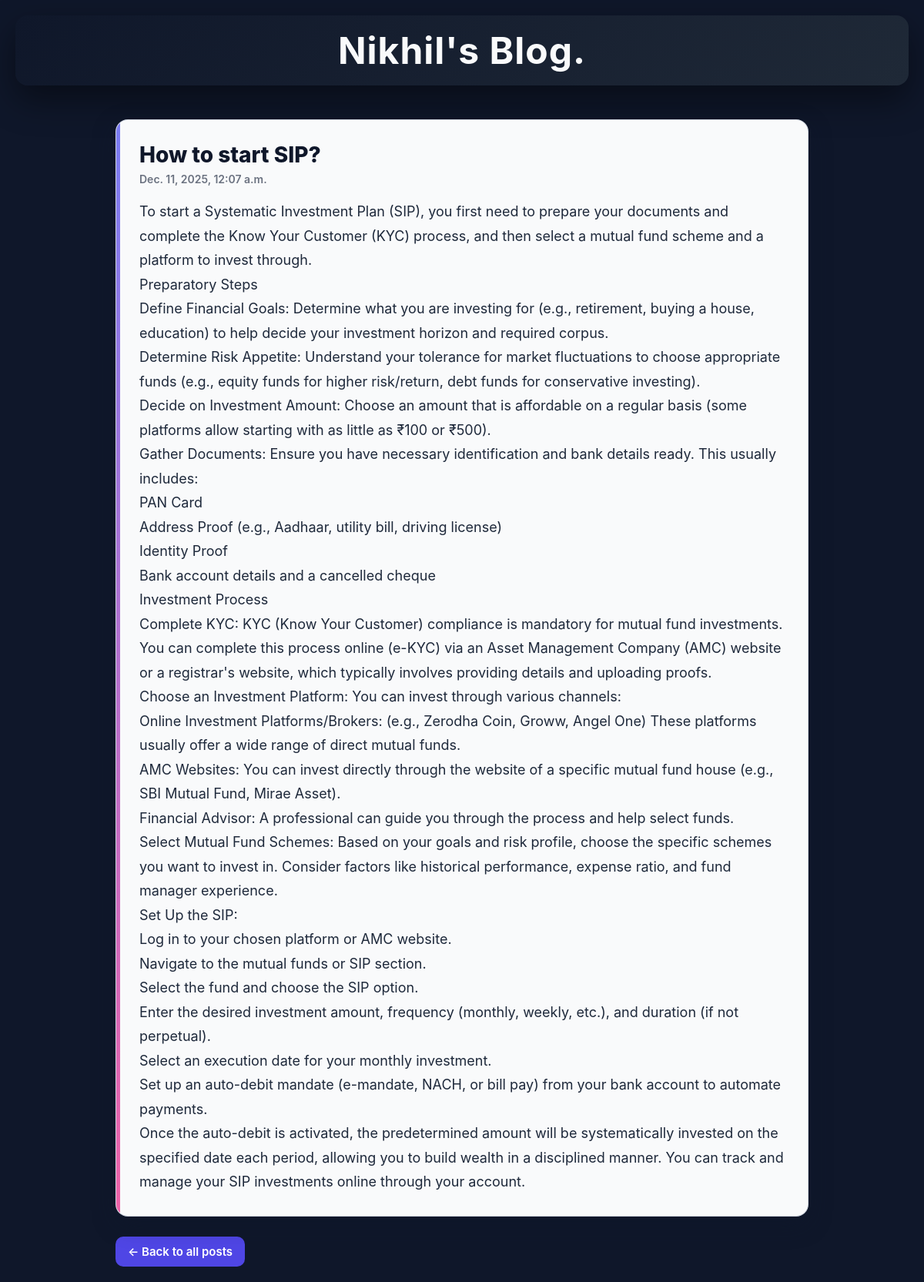
The app's page /post/4 with its own data.
### posts/models.py (models this page shows)
class Post(models.Model):
    title=models.CharField(max_length=100)
    body=models.CharField(max_length=1000000)
    created_at=models.DateTimeField(default=datetime.now,blank=True)

### posts/views.py (the view)
# urls.py: path('post/<str:pk>',views.post_detail,name='post'),
def post_detail(request,pk):
    posts_detail=Post.objects.get(id=pk)
    return render(request,'post.html',{'posts_detail':posts_detail})

### templates/post.html (shortened to what this page needs)
<!DOCTYPE html>
<html>
<head>
</head>
<body>
<div class="header">
  <h2>Nikhil's Blog.</h2>
</div>
<div class="row">
  <div class="leftcolumn">
    <div class="card">
      <h2>{{posts_detail.title}}</h2>
      <h5>{{posts_detail.created_at}}</h5>
      <p>{{posts_detail.body}}</p>
    </div>
    <a href="/" class="back-button">← Back to all posts</a>
  </div>
</div>
</body>
</html>

### templates/post.html (style rules this page uses)
* { box-sizing: border-box; margin: 0; padding: 0; }
body { font-family: -apple-system, BlinkMacSystemFont, "Segoe UI", Arial, sans-serif; padding: 20px; background: #0f172a; }
.row { max-width: 900px; margin: 0 auto; }
.header { padding: 16px 24px; font-size: 32px; text-align: center; background: linear-gradient(135deg, #0f172a, #1f2937); color: #f9fafb; border-radius: 16px; box-shadow: 0 18px 45px rgba(0, 0, 0, 0.45); letter-spacing: 1px; }
.leftcolumn { float: left; width: 100%; margin-top: 24px; }
.card { background-color: #f9fafb; padding: 28px 30px; margin-top: 20px; border-radius: 16px; box-shadow: 0 10px 30px rgba(15, 23, 42, 0.35); border: 1px solid rgba(148, 163, 184, 0.4); position: relative; overflow: hidden; }
.card::before { content: ""; position: absolute; left: 0; top: 0; height: 100%; width: 5px; background: linear-gradient(180deg, #6366f1, #ec4899); opacity: 0.85; }
.card h2 { margin-bottom: 6px; font-size: 28px; color: #0f172a; font-weight: 800; }
.card h5 { margin-bottom: 18px; font-size: 14px; font-weight: 600; color: #6b7280; }
.card p { font-size: 18px; line-height: 1.75; color: #1e293b; white-space: pre-wrap; }
.back-button { display: inline-block; margin-top: 26px; padding: 10px 16px; background: #4f46e5; color: white; border-radius: 10px; text-decoration: none; font-weight: 600; font-size: 15px; transition: 0.2s; }
.row:after { content: ""; display: table; clear: both; }

### records on screen
Post: title "How to start SIP?", created_at "Dec. 11, 2025, 12:07 a.m.", body "To start a Systematic Investment Plan (SIP), you first need to prepare your documents and complete the Know Your Customer (KYC) process, and then select a mutual fund scheme and a platform to invest through. Preparatory Steps Define Financial Goals: Determine what you are investing for (e.g., retirement, buying a house, education) to help decide your investment horizon and required corpus. Determine Risk Appetite: Understand your tolerance for market fluctuations to choose appropriate funds (e.g., equity funds for higher risk/return, debt funds for conservative investing). Decide on Investment Amount: Choose an amount that is affordable on a regular basis (some platforms allow starting with…"
